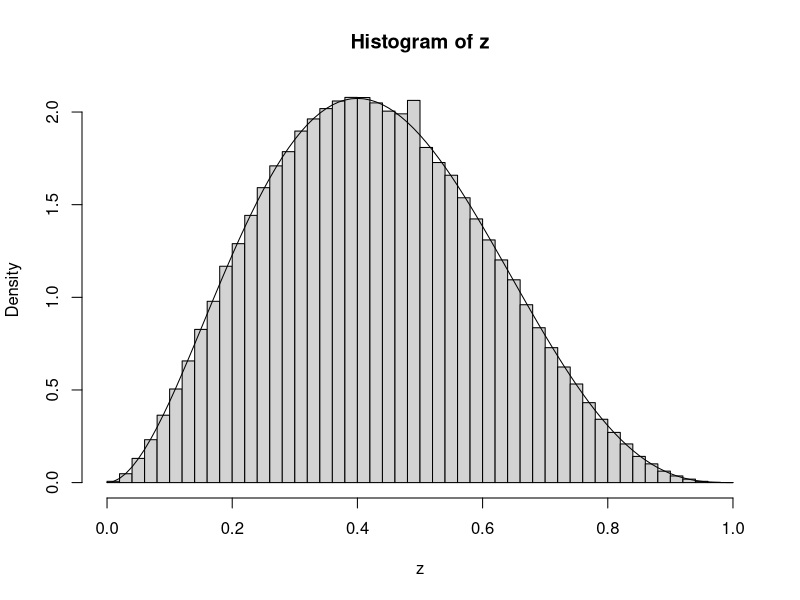

R code for this plot:
## ---- chunk 1
knitr::opts_chunk$set(echo = TRUE)
## ---- chunk 2
h <- function(x){
 z=0
  if(x >0 && x <1 ) {z=(x^2) * ( (1-x)^3)}
 z
  }


Yq <- function(x){
   y= rnorm(1,x,1)
y
}

a <- function(j,i){
m=min( c( h(j)/h(i), 1 ))  
m
}

metro <- function(n){
  x=0.5
  for(k in 1:n){
    i = x[length(x)]
    j = Yq(i)
    p = a(j,i)
    x = c(x,i)
      if ( rbinom(1,1,p)==1 ) {
      x[length(x)] <- j
            }
  }
  x
}


z = replicate(2000, metro(2000))

hist(z, prob=TRUE, breaks=50)
x= seq(0, 1, by =0.1)
curve(dbeta(x,3,4), add=TRUE)
